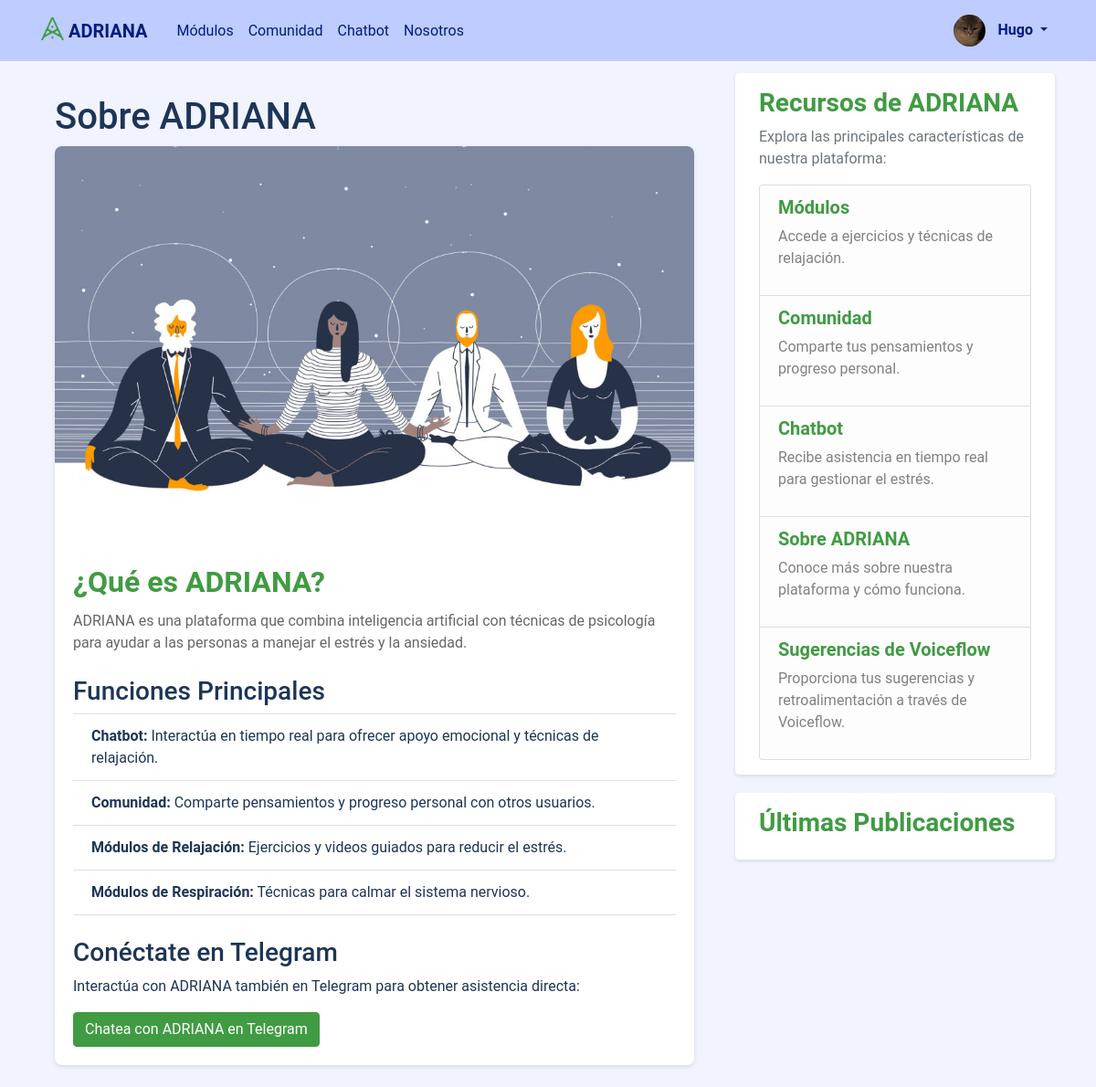
/about (signed in), run on the app's committed database.
### adriana_assistant/models.py (models this page shows, shortened)
class User(db.Model, UserMixin):
    id = db.Column(db.Integer, primary_key=True)
    username = db.Column(db.String(20), unique=True, nullable=False)
    email = db.Column(db.String(120), unique=True, nullable=False)
    image_file = db.Column(db.String(20), nullable=False, default='default.jpg')
    password = db.Column(db.String(60), nullable=False)
    posts = db.relationship('Post', backref='author', lazy=True)

### adriana_assistant/routes.py (the view)
@app.route("/about")
def about():
    return render_template('about.html', title='About')

### adriana_assistant/models.py (called while the page is built)
@login_manager.user_loader
def load_user(user_id):
    return User.query.get(int(user_id))

### adriana_assistant/templates/about.html
{% extends "layout.html" %}
{% block content %}
<div class="container mt-4">
    <h1>Sobre ADRIANA</h1>
    <div class="card mb-4 shadow-sm">
        <img src="{{ url_for('static', filename='adriana_about.jpg') }}" class="card-img-top" alt="ADRIANA">
        <div class="card-body">
            <h2 class="card-title">¿Qué es ADRIANA?</h2>
            <p class="card-text">ADRIANA es una plataforma que combina inteligencia artificial con técnicas de psicología para ayudar a las personas a manejar el estrés y la ansiedad.</p>
            <h3 class="mt-4">Funciones Principales</h3>
            <ul class="list-group list-group-flush">
                <li class="list-group-item"><strong>Chatbot:</strong> Interactúa en tiempo real para ofrecer apoyo emocional y técnicas de relajación.</li>
                <li class="list-group-item"><strong>Comunidad:</strong> Comparte pensamientos y progreso personal con otros usuarios.</li>
                <li class="list-group-item"><strong>Módulos de Relajación:</strong> Ejercicios y videos guiados para reducir el estrés.</li>
                <li class="list-group-item"><strong>Módulos de Respiración:</strong> Técnicas para calmar el sistema nervioso.</li>
            </ul>
            <h3 class="mt-4">Conéctate en Telegram</h3>
            <p>Interactúa con ADRIANA también en Telegram para obtener asistencia directa:</p>
            <a href="https://web.telegram.org/k/#@adriana_stress_bot" class="btn btn-primary" target="_blank">Chatea con ADRIANA en Telegram</a>
        </div>
    </div>
</div>
{% endblock content %}

### adriana_assistant/templates/layout.html (shortened to what this page needs)
<!DOCTYPE html>
<html>
<head>
    <link rel="stylesheet" href="https://maxcdn.bootstrapcdn.com/bootstrap/4.0.0/css/bootstrap.min.css">
    <link rel="stylesheet" type="text/css" href="{{ url_for('static', filename='main.css') }}">
</head>
<body>
    <header class="site-header">
      <nav class="navbar navbar-expand-md navbar-dark bg-steel fixed-top">
        <div class="container">
          <a class="logo-nav navbar-brand mr-4" href="/">
            <img src="{{ url_for('static', filename='logo.png') }}" width="25" height="25" class="d-inline-block align-top" alt="Logo ADRIANA">
            <strong>ADRIANA</strong>
          </a>
          <div class="collapse navbar-collapse" id="navbarToggle">
            <div class="navbar-nav mr-auto">
                <a class="nav-item nav-link" href="{{ url_for('modules') }}">Módulos</a>
                <a class="nav-item nav-link" href="{{ url_for('home') }}">Comunidad</a>
                <a class="nav-item nav-link" href="{{ url_for('chatbot') }}">Chatbot</a>
                <a class="nav-item nav-link" href="{{ url_for('about') }}">Nosotros</a>
            </div>
            <div class="navbar-nav">
              {% if current_user.is_authenticated %}
                <div class="nav-item dropdown">
                  <a class="nav-link dropdown-toggle" href="#" id="navbarDropdown" role="button" data-toggle="dropdown" aria-haspopup="true" aria-expanded="false">
                    <img src="{{ url_for('static', filename='profile_pics/' + current_user.image_file) }}" width="35" height="35" class="profile-img rounded-circle">
                    <strong>{{ current_user.username }}</strong>
                  </a>
                </div>
              {% else %}
                <a class="nav-item nav-link" href="{{ url_for('login') }}">Iniciar Sesion</a>
                <a class="nav-item nav-link" href="{{ url_for('register') }}">Registrar</a>
              {% endif %}
            </div>
          </div>
        </div>
      </nav>
    </header>
    <main role="main" class="container">
      <div class="row">
        <div class="col-md-8">
          {% block content %}{% endblock %}
        </div>
        <div class="col-md-4">
          <div class="content-section">
            <h3><strong>Recursos de ADRIANA</strong></h3>
            <p class='text-muted'>Explora las principales características de nuestra plataforma:</p>
            <ul class="list-group">
                <li class="list-group-item list-group-item-light">
                  <h5><a href="{{ url_for('modules') }}" class="highlight-link"><strong>Módulos</strong></a></h5>
                  <p>Accede a ejercicios y técnicas de relajación.</p>
                </li>
                <li class="list-group-item list-group-item-light">
                  <h5><a href="{{ url_for('home') }}" class="highlight-link"><strong>Comunidad</strong></a></h5>
                  <p>Comparte tus pensamientos y progreso personal.</p>
                </li>
                <li class="list-group-item list-group-item-light">
                  <h5><a href="{{ url_for('chatbot') }}" class="highlight-link"><strong>Chatbot</strong></a></h5>
                  <p>Recibe asistencia en tiempo real para gestionar el estrés.</p>
                </li>
                <li class="list-group-item list-group-item-light">
                  <h5><a href="{{ url_for('about') }}" class="highlight-link"><strong>Sobre ADRIANA</strong></a></h5>
                  <p>Conoce más sobre nuestra plataforma y cómo funciona.</p>
                </li>
                <li class="list-group-item list-group-item-light">
                  <h5><a href="https://creator.voiceflow.com/prototype/664e59dbd188ab83e9a86d25" class="highlight-link" target="_blank"><strong>Sugerencias de Voiceflow</strong></a></h5>
                  <p>Proporciona tus sugerencias y retroalimentación a través de Voiceflow.</p>
                </li>
            </ul>
          </div>
          <div class="content-section mt-3">
            <h3><strong>Últimas Publicaciones</strong></h3>
          </div>
        </div>
      </div>
    </main>
  </body>
</html>

### adriana_assistant/static/main.css (style rules this page uses)
body { background: #F1F4FF; color: #1D3557; font-family: 'Roboto', sans-serif; margin-top: 5rem; }
h1, h2, h3, h4, h5, h6 { color: #1D3557; font-weight: 500; }
.bg-steel { background-color: #BECCFF; }
.site-header .navbar-brand, .site-header .logo-nav { color: #001C81; }
.site-header .navbar-nav .nav-link { color: #001C81; }
.profile-img { margin-right: 10px; }
.content-section { background: #FFFFFF; padding: 15px 25px; border: 1px solid #FFFFFF; border-radius: 4px; margin-bottom: 20px; box-shadow: 0 2px 4px rgba(0,0,0,0.1); }
.content-section h3 { color: #409b43; }
.content-section .list-group-item-light a { color: #409b43; text-decoration: none; }
.card { border: none; border-radius: 8px; box-shadow: 0 2px 5px rgba(0,0,0,0.1); }
.card-img-top { border-top-left-radius: 8px; border-top-right-radius: 8px; object-fit: cover; }
.card-body { padding: 20px; }
.card-title { color: #409b43; font-weight: 600; }
.card-text { color: #666; }
.btn-primary { background-color: #409b43; border-color: #409b43; color: #fff; }

### data on the page
User: image_file (picture), username "Hugo"
